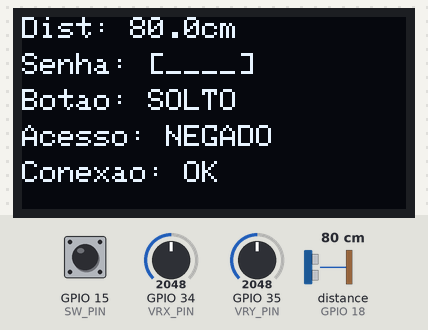
The sketch below on a simulated ESP32. Shown: 128×64 one-colour display. Wiring (inferred from the names in the program): ultrasonic range finder: trigger GPIO 5; echo GPIO 18. Inputs (shaded band) come from the test bench; at power-on: GPIO 34 (VRX_PIN) = 2048, GPIO 35 (VRY_PIN) = 2048, GPIO 15 (SW_PIN) HIGH, distance to the obstacle (sensor on GPIO 18) 80 cm. The echo pulse lasts 58.3 µs per cm; what the sketch prints to the serial monitor is not drawn.

Above: at 1.2 s.
1.3 s: GPIO 34 (VRX_PIN) set to 1953
4.3 s: GPIO 35 (VRY_PIN) set to 2576
6.9 s: GPIO 35 (VRY_PIN) set to 2713
At 8.8 s:
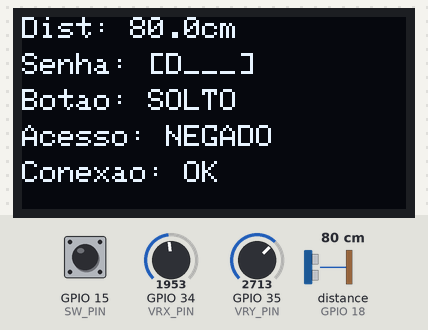
9.9 s: GPIO 15 (SW_PIN) pulled LOW for 0.15 s
At 10.03 s:
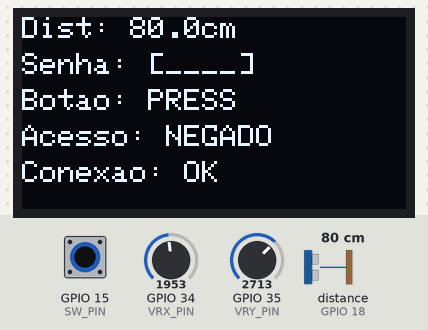
11.6 s: GPIO 34 (VRX_PIN) set to 2653
13.6 s: GPIO 34 (VRX_PIN) set to 2749
At 15.4 s:
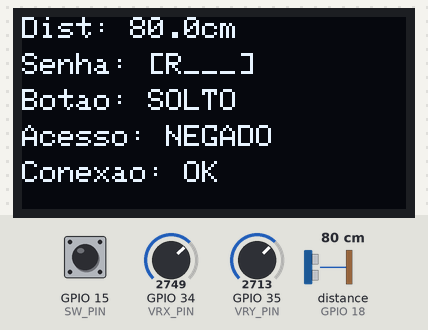
Timing chart, 0 to 16.9 s (numbered marks = the images above; inputs shaded):
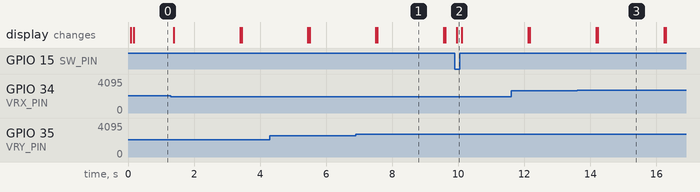

The sketch:

transmissor.ino
```cpp
#include <esp_now.h>
#include <WiFi.h>
#include <Wire.h>
#include <Adafruit_GFX.h>
#include <Adafruit_SSD1306.h>

#define SCREEN_WIDTH 128
#define SCREEN_HEIGHT 64
#define OLED_RESET -1
#define SCREEN_ADDRESS 0x3C

Adafruit_SSD1306 display(SCREEN_WIDTH, SCREEN_HEIGHT, &Wire, OLED_RESET);

// Pinos
#define TRIG 5
#define ECHO 18
#define VRX_PIN 34
#define VRY_PIN 35
#define SW_PIN 15

// Configurações do Joystick
#define JOYSTICK_MIN 0
#define JOYSTICK_MAX 4095
#define JOYSTICK_CENTER_X 2300
#define JOYSTICK_CENTER_Y 2300
#define JOYSTICK_DEADZONE 300

// Sistema de senha
#define PASSWORD_LENGTH 4
#define ACCESS_GRANTED_TIME 3000
enum Direction { DIR_NONE, DIR_UP, DIR_DOWN, DIR_LEFT, DIR_RIGHT };
const Direction correctPassword[PASSWORD_LENGTH] = {DIR_LEFT, DIR_LEFT, DIR_LEFT, DIR_LEFT};

// Endereço MAC do receptor
uint8_t broadcastAddress[] = {0x08, 0xF9, 0xE0, 0xCF, 0xE8, 0xF4};

// Estrutura de dados
typedef struct __attribute__((packed)) struct_message {
  float distance;
  bool buttonPressed;
  bool accessGranted;
  uint8_t packetCounter;  // Contador de pacotes para verificação
} struct_message;

struct_message myData;
esp_now_peer_info_t peerInfo;

// Variáveis de tempo
unsigned long lastDistanceTime = 0;
unsigned long lastSendTime = 0;
unsigned long lastDisplayUpdate = 0;
const long distanceInterval = 150;  // 1 segundo para atualização da distância
const long sendInterval = 40;       // 50ms para envio de dados
const long displayInterval = 50;   // 100ms para atualização do display

// Variáveis do sistema de senha
Direction inputSequence[PASSWORD_LENGTH];
int currentInputIndex = 0;
unsigned long lastInputTime = 0;
unsigned long accessGrantedTime = 0;
bool joystickCentered = true;

// Variáveis de controle de comunicação
uint8_t lastPacketCounter = 0;
unsigned long lastSuccessfulSend = 0;
const long connectionTimeout = 2000; // 2 segundos sem comunicação

void OnDataSent(const uint8_t *mac_addr, esp_now_send_status_t status) {
  if(status == ESP_NOW_SEND_SUCCESS) {
    lastSuccessfulSend = millis();
    lastPacketCounter = myData.packetCounter;
  } else {
    Serial.println("Falha no envio - tentando novamente...");
    // Tenta reenviar imediatamente em caso de falha
    esp_now_send(broadcastAddress, (uint8_t *)&myData, sizeof(myData));
  }
}

void setup() {
  Serial.begin(115200);

  // Configuração de pinos
  pinMode(TRIG, OUTPUT);
  pinMode(ECHO, INPUT);
  pinMode(VRX_PIN, INPUT);
  pinMode(VRY_PIN, INPUT);
  pinMode(SW_PIN, INPUT_PULLUP);
  digitalWrite(TRIG, LOW);

  // Inicialização do display
  if(!display.begin(SSD1306_SWITCHCAPVCC, SCREEN_ADDRESS)) {
    Serial.println("Falha ao iniciar o display OLED!");
    while(1);
  }
  display.clearDisplay();
  display.setTextSize(1);
  display.setTextColor(WHITE);
  display.display();

  // Configuração WiFi e ESP-NOW
  WiFi.mode(WIFI_STA);
  WiFi.setSleep(false); // Desativa o sleep para melhor desempenho

  if(esp_now_init() != ESP_OK) {
    Serial.println("Falha ao inicializar ESP-NOW");
    return;
  }

  esp_now_register_send_cb(OnDataSent);
  memcpy(peerInfo.peer_addr, broadcastAddress, 6);
  peerInfo.channel = 0;
  peerInfo.encrypt = false;

  if(esp_now_add_peer(&peerInfo) != ESP_OK) {
    Serial.println("Falha ao adicionar peer");
    return;
  }

  // Inicialização dos dados
  memset(&myData, 0, sizeof(myData));
  myData.packetCounter = 0;
  lastSuccessfulSend = millis();
}

Direction getJoystickDirection(int rawX, int rawY) {
  int xDiff = rawX - JOYSTICK_CENTER_X;
  int yDiff = rawY - JOYSTICK_CENTER_Y;

  if(abs(yDiff) > JOYSTICK_DEADZONE && abs(yDiff) > abs(xDiff)) {
    return yDiff < 0 ? DIR_UP : DIR_DOWN;
  }
  if(abs(xDiff) > JOYSTICK_DEADZONE) {
    return xDiff < 0 ? DIR_LEFT : DIR_RIGHT;
  }
  return DIR_NONE;
}

float readDistance() {
  // Medição otimizada de distância
  digitalWrite(TRIG, HIGH);
  delayMicroseconds(10);
  digitalWrite(TRIG, LOW);
  long duration = pulseIn(ECHO, HIGH, 30000); // Timeout de 30ms
  return duration * 0.01715; // Conversão para cm
}

void updateDisplay(float distance, bool btn, bool access, bool connectionOK) {
  if(millis() - lastDisplayUpdate < displayInterval) return;
  lastDisplayUpdate = millis();

  display.clearDisplay();

  // Linha 1: Distância
  display.setCursor(0, 0);
  display.print("Dist: ");
  display.print(distance, 1);
  display.print("cm");

  // Linha 2: Progresso da senha
  display.setCursor(0, 12);
  display.print("Senha: [");
  for(int i = 0; i < PASSWORD_LENGTH; i++) {
    display.write(i < currentInputIndex ?
      (inputSequence[i] == DIR_LEFT ? 'L' :
       inputSequence[i] == DIR_RIGHT ? 'R' :
       inputSequence[i] == DIR_UP ? 'U' : 'D') : '_');
  }
  display.print("]");

  // Linha 3: Estado do botão
  display.setCursor(0, 24);
  display.print("Botao: ");
  display.print(btn ? "PRESS" : "SOLTO");

  // Linha 4: Status de acesso e conexão
  display.setCursor(0, 36);
  display.print("Acesso: ");
  display.print(access ? "LIBERADO" : "NEGADO");

  display.setCursor(0, 48);
  display.print("Conexao: ");
  display.print(connectionOK ? "OK" : "FALHA");

  display.display();
}

void loop() {
  unsigned long currentTime = millis();

  // Verificação de conexão
  bool connectionOK = (currentTime - lastSuccessfulSend) < connectionTimeout;

  // Controle de acesso temporizado
  if(myData.accessGranted && (currentTime - accessGrantedTime >= ACCESS_GRANTED_TIME)) {
    myData.accessGranted = false;
    currentInputIndex = 0;
    joystickCentered = true;
  }

  // Atualização da distância a cada segundo
  if(currentTime - lastDistanceTime >= distanceInterval) {
    lastDistanceTime = currentTime;
    myData.distance = readDistance();
    Serial.print("Distancia medida: ");
    Serial.print(myData.distance);
    Serial.println(" cm");
  }

  // Processamento principal e envio de dados
  if(currentTime - lastSendTime >= sendInterval) {
    lastSendTime = currentTime;
    myData.packetCounter++;

    // Leitura do joystick
    Direction currentDir = getJoystickDirection(analogRead(VRX_PIN), analogRead(VRY_PIN));

    // Sistema de senha
    if(!myData.accessGranted) {
      if(currentDir != DIR_NONE && joystickCentered) {
        if(currentInputIndex < PASSWORD_LENGTH) {
          inputSequence[currentInputIndex++] = currentDir;
          lastInputTime = currentTime;
          joystickCentered = false;
        }
      }

      if(currentDir == DIR_NONE) joystickCentered = true;

      if(currentInputIndex == PASSWORD_LENGTH && joystickCentered) {
        bool correct = true;
        for(int i = 0; i < PASSWORD_LENGTH && correct; i++) {
          correct = (inputSequence[i] == correctPassword[i]);
        }

        if(correct) {
          myData.accessGranted = true;
          accessGrantedTime = currentTime;
          Serial.println("Acesso liberado!");
        } else {
          currentInputIndex = 0;
          Serial.println("Senha incorreta!");
        }
      }

      if(currentInputIndex > 0 && (currentTime - lastInputTime > 2000)) {
        currentInputIndex = 0;
        joystickCentered = true;
      }
    }

    // Leitura do botão
    myData.buttonPressed = (digitalRead(SW_PIN) == LOW);
    if(myData.buttonPressed) {
      myData.accessGranted = false;
      currentInputIndex = 0;
      joystickCentered = true;
      // Serial.println("Botao pressionado - reset");
    }

    // Envio dos dados
    esp_err_t result = esp_now_send(broadcastAddress, (uint8_t *)&myData, sizeof(myData));
    if(result != ESP_OK) {
      Serial.println("Erro ao enviar dados");
    }
  }

  // Atualização do display
  updateDisplay(myData.distance, myData.buttonPressed, myData.accessGranted, connectionOK);
}
```

Measured:
- the behaviour switches between 2647 and 2648 on GPIO 35 (VRY_PIN) (found by bisection; images 0 and 1)
- the behaviour switches between 2712 and 2713 on GPIO 34 (VRX_PIN) (found by bisection; images 2 and 3)
- after the input at 6.9 s, the display: first differs from a run without the input after 0.65 s (image 1)
- after the input at 9.9 s, the display: changes after 0.06 s (image 2)
- after the input at 13.6 s, the display: first differs from a run without the input after 0.63 s (image 3)
- what the display in image 1 shows lasts 2.0 s, from 7.6 s to 9.6 s
